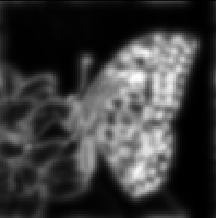
#> input picture Butterfly/filtering_butterfly.png, 216 x 218 px, found by its file name
$ python Code_Butterfly.py
#> lines starting #> are read from the running program, lines starting #| are printed output that depends on the picture; after the words box and inside, x2 and y2 are one past the last pixel; in counts of white or black regions, pixels touching at a corner belong together
### Functions.py

from __future__ import division
import numpy as np
import matplotlib.pyplot as plt


def gradient(img):
    shape = [img.ndim, ] + list(img.shape)
    gradient = np.zeros(shape, dtype=img.dtype)
    slice_all = [0, slice(None, -1),]
    for d in range(img.ndim):
        gradient[slice_all] = np.diff(img, axis=d)
        slice_all[0] = d + 1
        slice_all.insert(1, slice(None))
    return gradient

# [24 lines left out: functions div, psi, not called in this run]


def huber(x,mu):
    return np.sum(psi(x,mu))

# [50 lines left out: functions derivative_normterm, tv_smoothed, proj_l1_grad, proj_l1, proj_unitintervall, not called in this run]


def norm2sq(mat):
    return np.dot(mat.ravel(), mat.ravel()) #ravel transforms matrix to long vector

def norm1(mat):
    return np.sum(np.abs(mat))

#skalarprdoukt
def mydot(mat1, mat2):
    return np.dot(mat1.ravel(), mat2.ravel())

mu = 0.0001
# [86 lines left out: functions Fid1, Fid2, mymulti, adjoint_der_Fid1, adjoint_der_Fid2, indi and 1 more, not called in this run]


'''Projection onto the unit simplex'''

# [42 lines left out: function euclidean_proj_simplex, not called in this run]


#application of function along channel axis

# def euclidean_proj_l1ball(v, s=1):
#     """ Compute the Euclidean projection on a L1-ball
#     Solves the optimisation problem (using the algorithm from [1]):
#         min_w 0.5 * || w - v ||_2^2 , s.t. || w ||_1 <= s
#     Parameters
#     ----------
#     v: (n,) numpy array,
#        n-dimensional vector to project
#     s: int, optional, default: 1,
#        radius of the L1-ball
#     Returns
#     -------
#     w: (n,) numpy array,
#        Euclidean projection of v on the L1-ball of radius s
#     Notes
#     -----
#     Solves the problem by a reduction to the positive simplex case
#     See also
#     --------
#     euclidean_proj_simplex
#     """
#     assert s > 0, "Radius s must be strictly positive (%d <= 0)" % s
#     n, = v.shape  # will raise ValueError if v is not 1-D
#     # compute the vector of absolute values
#     u = np.abs(v)
#     # check if v is already a solution
#     if u.sum() <= s:
#         # L1-norm is <= s
#         return v
#     # v is not already a solution: optimum lies on the boundary (norm == s)
#     # project *u* on the simplex
#     w = euclidean_proj_simplex(u, s=s)
#     # compute the solution to the original problem on v
#     w *= np.sign(v)
#     return w

### Code_Butterfly.py
from __future__ import division
import numpy as np
from math import sqrt
from Functions import *
import matplotlib.pyplot as plt
from PIL import Image
import imageio
from skimage.color import rgb2gray
import scipy
from skimage.transform import resize
from skimage.color import rgb2gray


#from utils import *

#from tomo_operators import AstraToolbox
#from convo_operators import *

# ----
VERBOSE = 1
# ----

import os
os.chdir('//images')

#Schmetterling example
img = plt.imread("filtering_butterfly.png")[:,:,:3]
#> img: shape (218, 216, 3) float32; min 0, max 1, mean 0.227
img2 = plt.imread("filtering_butterfly2.png")[:,:,:3]
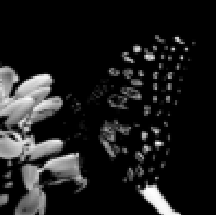
#> input picture Butterfly/filtering_butterfly2.png, 216 x 215 px, found by its file name
#> img2: shape (215, 216, 3) float32; min 0, max 1, mean 0.111
gt1 = plt.imread("gt_butterfly.png")
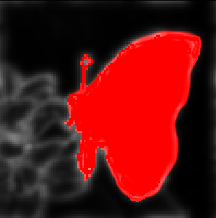
#> input picture Butterfly/gt_butterfly.png, 216 x 218 px, found by its file name
#> gt1 is the input picture: shape (218, 216, 4) float32; mean R, G, B, A 0.368, 0.0692, 0.0692, 1
gt1[gt1[:,:,0]>0.6]=1
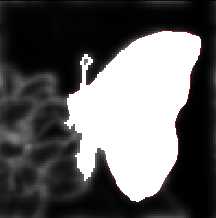
#> gt1: shape (218, 216, 4) float32; mean R, G, B, A 0.37, 0.368, 0.368, 1
gt1[gt1<1]=0
gt2 = plt.imread("gt_flower.png")
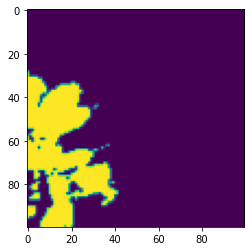
#> input picture Butterfly/gt_flower.png, 251 x 251 px, found by its file name
#> gt2 is the input picture: shape (251, 251, 4) float32; mean R, G, B, A 0.507, 0.347, 0.47, 1
gt2[gt2>0.05]=1
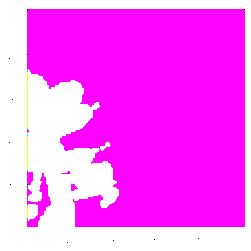
#> gt2: shape (251, 251, 4) float32; mean R, G, B, A 1, 0.386, 0.998, 1
gt2[gt2<0.9]=0
img = rgb2gray(img[:,:,:])
#> img: shape (218, 216) float32
img2 = rgb2gray(img2[:,:,:])
#> img2: shape (215, 216) float32
img=resize(img,(100,100))
#> img: shape (100, 100) float32
img2=resize(img2,(100,100))
#> img2: shape (100, 100) float32
img = img/np.max(img)
img2 = img2/np.max(img2)

gt1 = rgb2gray(gt1[:,:,:3])
#> gt1: shape (218, 216) float32; values 0 (black) and 1 (white), 30.6% white; 1 white region, box (x1, y1, x2, y2) and area: (64, 31, 201, 202) 14421
gt2 = rgb2gray(gt2[:,:,:3])
#> gt2: shape (251, 251) float32
gt1=resize(gt1,(100,100))
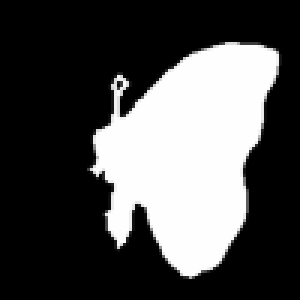
#> gt1: shape (100, 100) float32 (shown 3 times larger); min 0, max 1, mean 0.306
gt2=resize(gt2,(100,100))
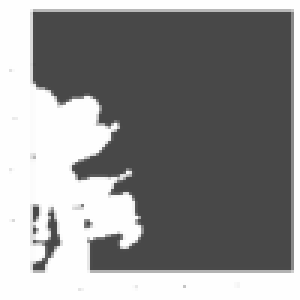
#> gt2: shape (100, 100) float32 (shown 3 times larger); min 0.277, max 1, mean 0.559
gt1 = gt1/np.max(gt1)
gt2 = gt2/np.max(gt2)

gt =[gt1,gt2]
f=[img, img2]
Lambda = 0.5
'''now f is a list'''
def multi_channel(f, n_it, return_energy=True):
#> called with n_it = 200, return_energy = True
    f=np.asarray(f)
    sigma = 1.0/16.0
    tau = 1.0/8.0
    x = f
    p=[]
    for i in range(0,len(f)):
        p2 = 1*gradient(x[i])
        p.append(p2)
#> this loop made 1 pass
#> after the loop, p = []
    q = 1*f
    r = 1*f
    x_tilde = f
    theta = 1.0
    if return_energy: en= np.zeros(n_it)
    tvsum = np.zeros(n_it)
    fidsum = np.zeros(n_it)
    error = np.zeros(n_it)
    for k in range(0, n_it):
        ''' Update dual variables of image f'''
        dual1=[]
        dual2=[]
        dual3=[]
        for i in range(0,len(f)):
            p1 = proj_l1_grad(p[i] + sigma*gradient(x_tilde[i]), Lambda) #update of TV
            q1 = proj_l1(q[i] + sigma*Fid1(x_tilde[i], f[i]), 1) #Fidelity term without norm (change this in funciton.py)
            r1 = proj_l1(r[i] + sigma*Fid2(x_tilde[i], f[i]),1)
            dual1.append(p1)
            dual2.append(q1)
            dual3.append(r1)
        p = dual1
        q = dual2
        r=dual3
        # Update primal variables
        x_old = x_tilde#hier habe ich x durch x_tilde ersetzt
        x_tilde=[]
        for i in range(0,len(f)):
            #y =x_old[i] + tau*div(p[i]) - tau*adjoint_der_Fid1(x_old[i],f[i],q[i])- tau*adjoint_der_Fid2(x_old[i],f[i],r[i])
            #print(np.max(y))
            #x =x_old[i] + tau*div(p[i]) - tau*adjoint_der_Fid1(x_old[i],f[i],q[i])- tau*adjoint_der_Fid2(x_old[i],f[i],r[i])

            x = proj_unitintervall(x_old[i] + tau*div(p[i]) - tau*adjoint_der_Fid1(x_old[i],f[i],q[i])- tau*adjoint_der_Fid2(x_old[i],f[i],r[i])) #proximity operator of indicator function on [0,1]
            #x_tilde = proj_unitball(x_tilde)
            x_tilde.append(x)
       # x_tilde = proj_unitball(x_tilde)
        x_tilde = np.asarray(x_tilde)
        x_tilde = np.apply_along_axis(euclidean_proj_simplex, 0, x_tilde)
        x=[]
        for i in range(0,len(f)):
            x_t = x_tilde[i] + theta*(x_tilde[i] - x_old[i])
            x.append(x_t)
        x_tilde=x
        err = np.sum(np.abs(np.asarray(x_tilde)-np.asarray(gt)))
        plt.subplot(121)
        plt.imshow(x[0])
        plt.subplot(122)
        plt.imshow(x[1])
        plt.show()
        if return_energy:
            fid=[]
            tv=[]
            tv_plot=[]
            for i in range(0,len(f)):
                fidelity = norm1(Fid1(x_tilde[i], f[i])) + norm1(Fid2(x_tilde[i],f[i]))
                total = Lambda*norm1(gradient(x_tilde[i]))
                fid.append(fidelity)
                tv_p = norm1(gradient(x_tilde[i]))
                tv.append(total)
                tv_plot.append(tv_p)
            sumfid = np.sum(fid)
            energy = 1.0*(np.sum(fid)) + np.sum(tv)
            tvsum[k] = np.sum(tv_plot)
            fidsum[k]=sumfid
            en[k] = energy
            error[k]=err
            if (VERBOSE and k%10 == 0):
                print("[%d] : energy %e \t fidelity %e \t TV %e" %(k,energy,np.sum(fid),np.sum(tv)))
    if return_energy: return en, x_tilde, tvsum, fidsum, error
    else: return x, r,q
#> (the run stopped early here; a loop or call above may not have finished)
